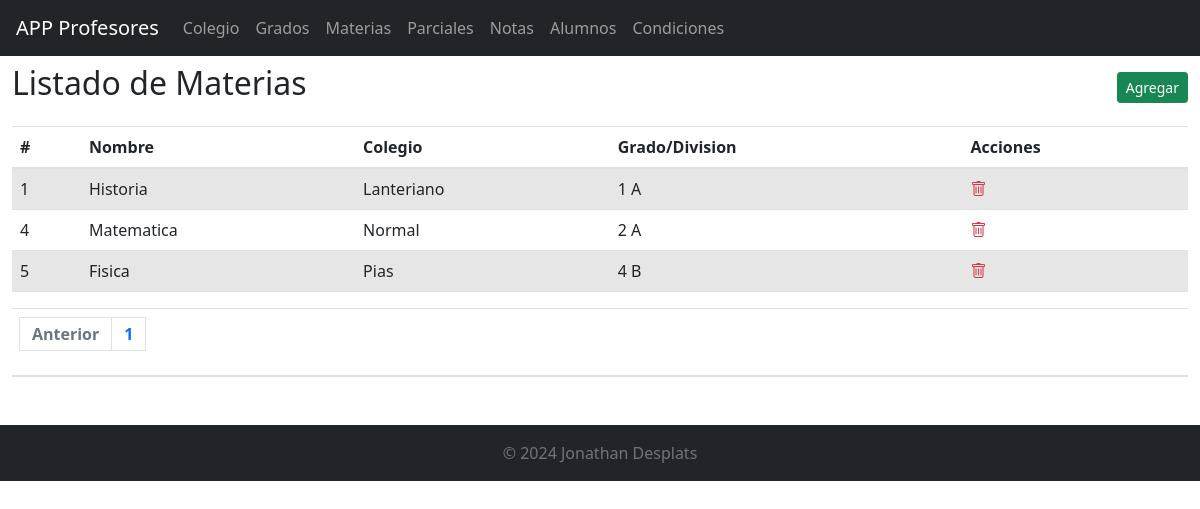
The app's page /materias/ver, older data.
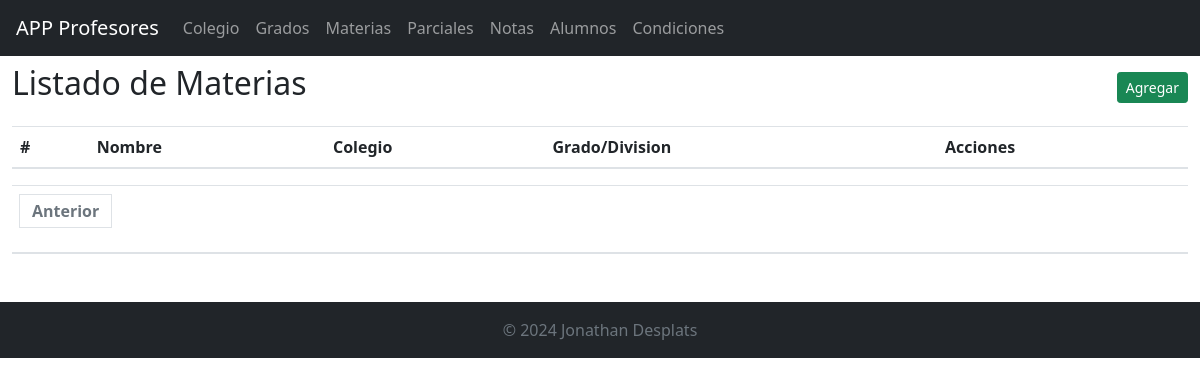
The same page, newer data.
### tables this page shows
CREATE TABLE materias (
  id INTEGER PRIMARY KEY AUTOINCREMENT,
  nombre VARCHAR(255) NOT NULL,
  id_colegio INTEGER NOT NULL,
  id_grado INTEGER NOT NULL,
  FOREIGN KEY (id_colegio) REFERENCES colegios(id),
  FOREIGN KEY (id_grado) REFERENCES grados(id)
);

CREATE TABLE colegios (
  id INTEGER PRIMARY KEY AUTOINCREMENT,
  nombre VARCHAR(255) NOT NULL
);

CREATE TABLE grados (
  id INTEGER PRIMARY KEY AUTOINCREMENT,
  nombre VARCHAR(255) NOT NULL
, division TEXT);

### routers/materias.py (the view)
@router.get("/materias/ver")
def verMaterias(req:Request, page: int = 1):
    verDb = FuncionesDB()
    materias = verDb.mostrarTabla("materias")
    colegios = verDb.mostrarTabla("colegios")
    grados = verDb.mostrarTabla("grados")
    materias = verDb.mostrarTablaPaginada("materias", page, 15)
    total_materias = verDb.contarFilas("materias")
    total_paginas = math.ceil(total_materias / 15)
    return template.TemplateResponse("materias_ver.html", { "request" : req, "colegios": colegios, "grados": grados, "materias": materias, "page": page, "total_paginas": total_paginas })

### templates/materias_ver.html (shortened to what this page needs)
{% include 'header.html' %}
{% include 'menu.html' %}
<div class="container-fluid mt-2">
  <div class="d-flex justify-content-between align-items-center mb-3">
    <h2>Listado de Materias</h2>
    <a href="/materias/nuevo/" class="btn btn-success btn-sm">Agregar</a>
  </div>
  <div class="table-responsive">
      <table class="table table-striped w-100">
          <thead>
              <tr>
                  <th>#</th>
                  <th>Nombre</th>
                  <th>Colegio</th>
                  <th>Grado/Division</th>
                  <th>Acciones</th>
              </tr>
          </thead>
          <tbody>
            {% for materia in materias %}
            <tr>
                <td>{{ materia[0] }}</td>
                <td>{{ materia[1] }}</td>
                {% for colegio in colegios %}
                {% if colegio[0] == materia[2] %}
                <td>{{ colegio[1] }}</td>
                {% endif %}
                {% endfor %}
                {% for grado in grados %}
                {% if grado[0] == materia[3] %}
                <td>{{ grado[1] }} {{ grado[2] }}</td>
                {% endif %}
                {% endfor %}
                <td><a href="#" onclick="confirmarBorrado('{{ materia[0] }}')"><i class="bi bi-trash text-danger"></i></td>
            </tr>
            {% endfor %}
          </tbody>
      </table>
      <table class="table table-striped m-0">
        <thead><tr><th class="text-white m-0">
          <nav aria-label="Page navigation example m-0">
              <ul class="pagination">
                  <li class="page-item">
                      {% if page > 1 %}
                          <a class="page-link" href="/materias/ver?page={{ page - 1 }}">Anterior</a>
                          {% else %}
                          <li class="page-item disabled">
                              <a class="page-link">Anterior</a>
                          </li>
                      {% endif %}
                  </li>
                  {% for i in range(total_paginas) %}
                      <li class="page-item"><a class="page-link" href="/materias/ver?page={{ i + 1 }}">{{ i + 1 }}</a></li>
                  {% endfor %}
              </ul>
          </nav>
        </tr></thead>
      </table>
  </div>
</div>
{% include 'footer.html' %}

Row changes from the older to the newer data that the page shows:
removed materias: id "1", nombre "Historia"
removed colegios: nombre "Lanteriano", shown under "1"
removed grados: nombre "1", division "A"
removed materias: id "4", nombre "Matematica"
removed colegios: nombre "Normal", shown under "4"
removed grados: nombre "2", division "A", shown under "4"
removed materias: id "5", nombre "Fisica"
removed colegios: nombre "Pias", shown under "5"
removed grados: nombre "4", division "B", shown under "5"
Text that changed along with them:
list line gone: "1"
